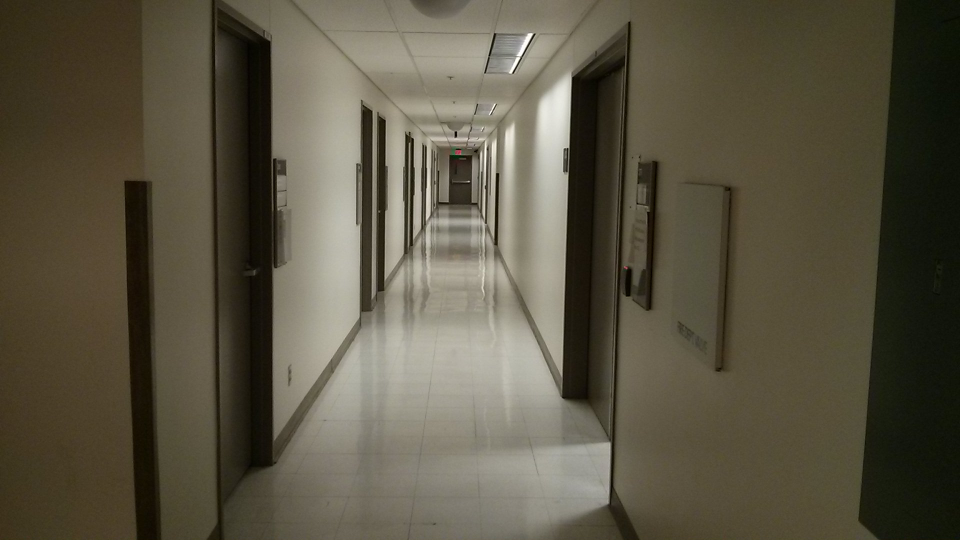
#> input picture Corridor.jpg, 1920 x 1080 px (shown at 1/2 size)
$ python Vanishing_Points.py   (Python 2 division)   (older library calls are emulated)
#> lines starting #> are read from the running program, lines starting #| are printed output that depends on the picture; after the words box and inside, x2 and y2 are one past the last pixel; in counts of white or black regions, pixels touching at a corner belong together
### points_average.py
import numpy as np

def vanishing_point(vanishing_points, img_width, img_height, filter_width, filter_height, threshold):
    L_row = img_height/filter_width
    L_column = img_width/filter_height
    counter = np.zeros([L_row,L_column], dtype = int)

    j = 0
    l2 = 0
    while j < img_width:
        i = 0
        l1 = 0
        while i < img_height:
            for point in vanishing_points:
                    if (i < point[1] < i+filter_width) and (j < point[0] < j+filter_height):
                        counter[l1, l2] = counter[l1,l2] + 1
            i+=filter_width
            l1+=1
        j+=filter_height
        l2+=1
    vanishing_points = np.array(vanishing_points)
    index = np.argmax(counter)
    index_row = index/L_column
    index_column = index - (index_row * L_column)
    k1 = []
    k2 = []
    ul_1 = (index_column * filter_height + threshold)
    ll_1 = (index_column * filter_height - threshold)
    ul_2 = (index_row * filter_height + threshold)
    ll_2 = (index_row* filter_height - threshold)
    k1 = vanishing_points[:,0][vanishing_points[:,0] < ul_1]
    k1 = k1[k1 > ll_1 ]
    k2 = vanishing_points[:,1][vanishing_points[:,1] < ul_2 ]
    k2 = k2[k2 > ll_2]
    return (np.mean(k1),np.mean(k2))

#points = np.load('Vanishing_point_locations.npy')


### Vanishing_Points.py
#Detect vansishing points in images of corridors
import cv2
import numpy as np
import points_average as pavg
import imutils
# Create a full screen window for viewing the results
cv2.namedWindow('Window', cv2.WND_PROP_FULLSCREEN)
cv2.setWindowProperty('Window', cv2.WND_PROP_FULLSCREEN, cv2.cv.CV_WINDOW_FULLSCREEN)

# Read and remove noise from the image
img = cv2.imread('Corridor.jpg')
#> img is the input picture: shape (1080, 1920, 3); mean B, G, R 67.2, 84.5, 90.3
img_width = img.shape[1]
#> img_width = 1920
img_height = img.shape[0]
#> img_height = 1080
img = imutils.resize(img, width = img.shape[1])
img_gray = cv2.cvtColor(img, cv2.COLOR_BGR2GRAY)
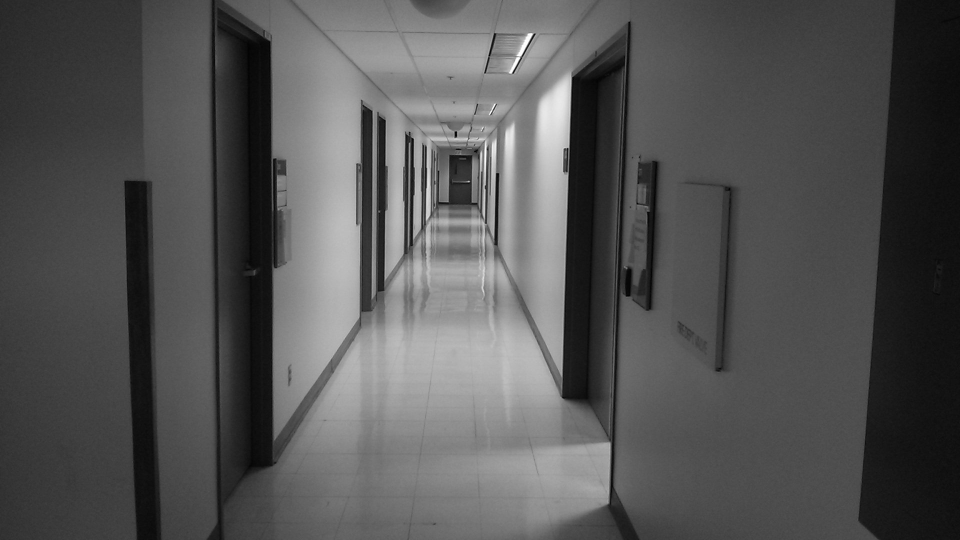
#> img_gray: shape (1080, 1920) (shown at 1/2 size); min 1, max 255, mean 84.2
img_gray = cv2.medianBlur(img_gray,7)
img_gray = cv2.GaussianBlur(img_gray, (5,5), 0)

# Find image gradient along the y axis
sobely_64f = cv2.Sobel(img_gray, cv2.CV_64F, 0, 1 , ksize = 3)
abs_sobelx64F = np.absolute(sobely_64f)
abs_sobelx64F = abs_sobelx64F/ abs_sobelx64F.max() * 255
sobely_8u = np.uint8(abs_sobelx64F)
y_grad_threshold = sobely_8u

# Find image gradient along the x axis
sobelx_64f = cv2.Sobel(img_gray, cv2.CV_64F,1,0,ksize = 3)
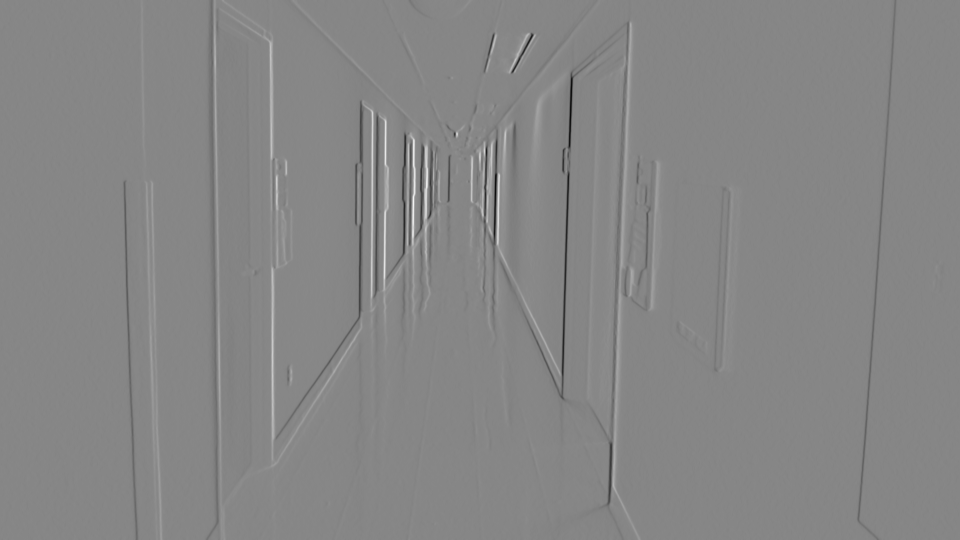
#> sobelx_64f: shape (1080, 1920) float64 (shown at 1/2 size); min -384, max 346, mean -0.2; drawn with min black and max white
abs_sobelx = np.absolute(sobelx_64f)
sobelx_8u = np.uint8(abs_sobelx)

# Find gradient magnitude and direction
grad_magnitude = cv2.add(sobely_8u,sobelx_8u)
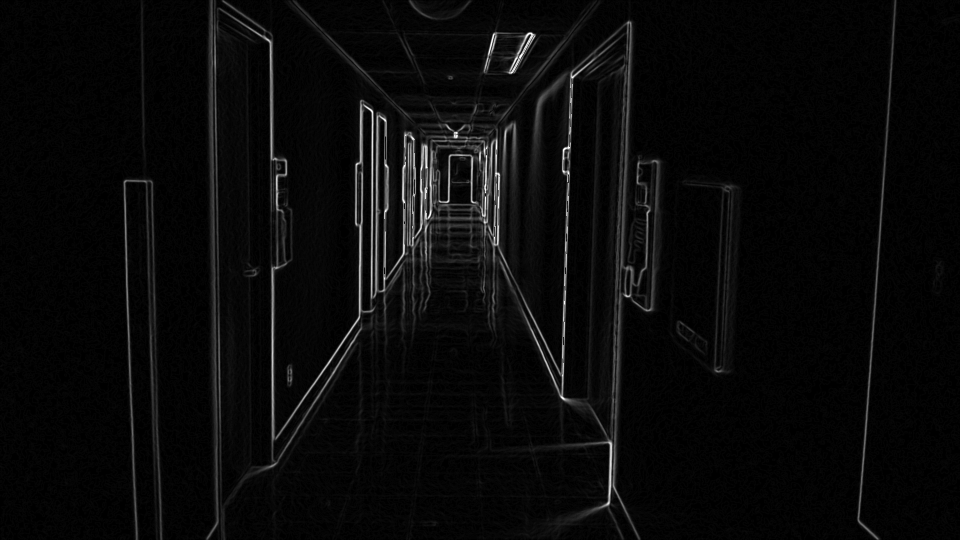
#> grad_magnitude: shape (1080, 1920) (shown at 1/2 size); min 0, max 255, mean 9.2
grad_directions = np.arctan2(sobely_8u, sobelx_8u)
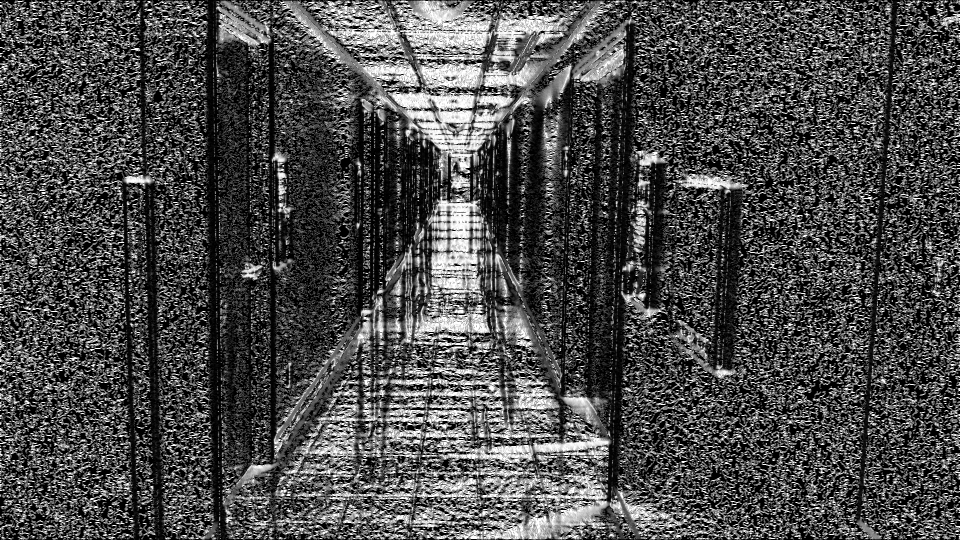
#> grad_directions: shape (1080, 1920) float16 (shown at 1/2 size); min 0, max 1.57, mean 0.465; drawn with min black and max white

# Threshold gradient image to process essential pixels only
grad_directions[y_grad_threshold < 20] = -np.pi
grad_directions[ np.absolute(grad_directions) > 70 * np.pi/180] = -np.pi
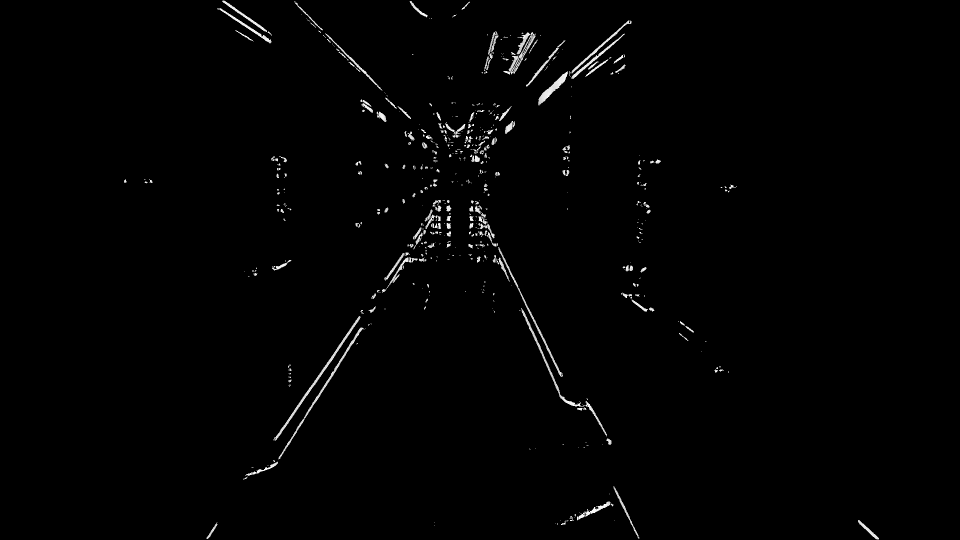
#> grad_directions: shape (1080, 1920) float16 (shown at 1/2 size); min -3.14, max 1.22, mean -3.09; drawn with min black and max white
grad_directions_normalized = ((grad_directions*180/np.pi) + 180)/360
grad_directions_8u = np.uint8(grad_directions_normalized * 255)

# Apply Hough transform to find lines in an image
Grid_locations = []
lines = cv2.HoughLines(grad_directions_8u, 1, np.pi/180, 185)
#> lines = 45 rows, first 8: [953, 0.611], [-678, 2.69], [964, 0.576], [959, 0.559], [950, 0.593], [-702, 2.72], [957, 0.628], [954, 0.541]
distance = np.zeros(lines.shape[1])
#> distance = [0]
angles = np.zeros(lines.shape[1])
#> angles = [0]
i = 0
j =0
G_x = np.zeros([int(img.shape[1]/8)], dtype = int)
#> G_x = 240 values from 0 to 0
G_y = np.zeros([int(img.shape[1]/8)], dtype = int)
#> G_y = 240 values from 0 to 0
m1 = 0
c1 = 0
for rho_1, theta_1 in lines[0]:
    a = np.cos(theta_1)
    b = np.sin(theta_1)
    angles[i] = theta_1
    distance[i] = rho_1
    i+=1
    x0 = rho_1 * a
    y0 = rho_1 * b
    x1 = int(x0 + np.sqrt(np.square(img.shape[0]) + np.square(img.shape[1]))*(-b))
    y1 = int(y0 + np.sqrt(np.square(img.shape[0])+ np.square(img.shape[1]))*(a))
    x2 = int(x0 - np.sqrt(np.square(img.shape[0]) + np.square(img.shape[1]))*(-b))
    y2 = int(y0 - np.sqrt(np.square(img.shape[0]) + np.square(img.shape[1]))*(a))
    m2 = (float(y2 - y1)/(x2 - x1))
    c2 = y2 - m2*x2
    if (m1 - m2)!=0:
        G_x[j] = int((c2 - c1)/(m1 - m2))
        G_y[j] = int(m2 * G_x[j] + c2)
    Grid_locations.append((G_x[j],G_y[j]))
    c1 = c2
    m1 = m2
    j+=1
    cv2.line(img,(x2,y2),(x1,y1),(0,0,255),2)
#> this loop made 1 pass
#> (rho_1, theta_1, a, b, i, x0, y0, x1) on pass 1: (953, 0.611, 0.819, 0.574, 1, 780.7, 546.6, -482)
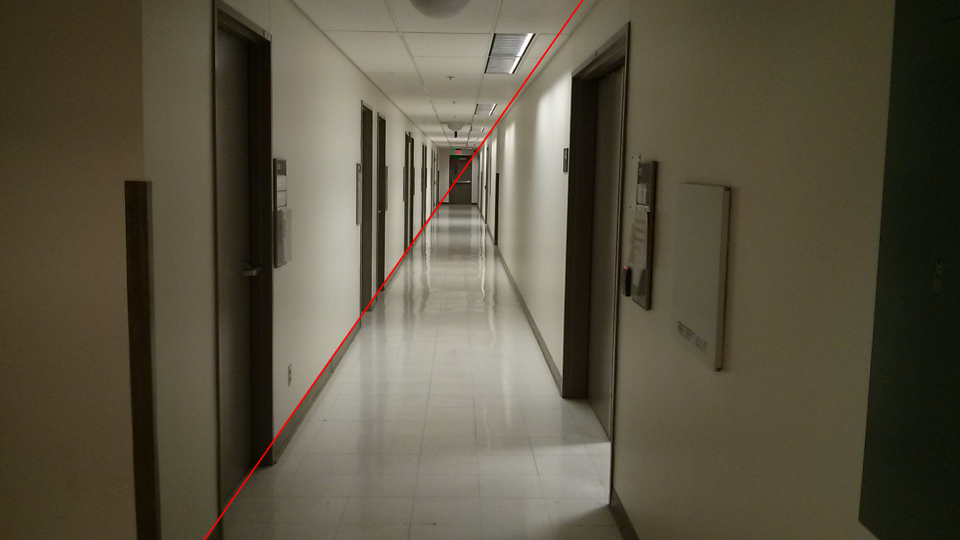
#> img: shape (1080, 1920, 3) (shown at 1/2 size); 0.21% of pixels changed, all inside (x1, y1, x2, y2) = (407, 0, 1167, 1080)
#> after the loop, G_x = 240 values, max 1163 at index 0, min 0 at index 1, mean 4.85; G_y = 240 values, max 1 at index 0, min 0 at index 1, mean 0.00417; Grid_locations = [(1163, 1)]; angles = [0.611]; distance = [953]; i = 1; j = 1

Grid_locations = np.array(Grid_locations)
#> Grid_locations = [[1163, 1]]
grid_xy = [15,15]
vanishing_point = pavg.vanishing_point(Grid_locations, img_width, img_height, grid_xy[0], grid_xy[1], 50)
#> after the loop in vanishing_point, `while j < img_width:`:
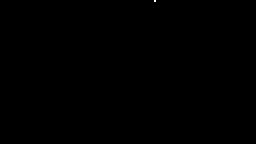
#> counter: shape (72, 128) int64 (shown 2 times larger); values 0 (black) and 1 (white), 0.01% white in thin lines or dots, all inside (x1, y1, x2, y2) = (77, 0, 78, 1)
#> in vanishing_point, `k1 = vanishing_points[:,0][vanishing_points[:,0] < ul_1]`: k1 = [1163]
#> in vanishing_point, `k2 = vanishing_points[:,1][vanishing_points[:,1] < ul_2 ]`: k2 = [1]
#> vanishing_point = (1163, 1)
vanishing_point = np.array(vanishing_point, dtype = int)
#> vanishing_point = [1163, 1]
cv2.circle(img, (vanishing_point[0],vanishing_point[1]),int(img_width/50),(255,0,0),3)
#> img: shape (1080, 1920, 3); 0.03% of pixels changed, all inside (x1, y1, x2, y2) = (1123, 0, 1204, 42)
cv2.imshow('Window',img)
k = cv2.waitKey(0) & 0xFF
#> (key Esc is pressed here)
if k == 27:
    cv2.destroyAllWindows()
